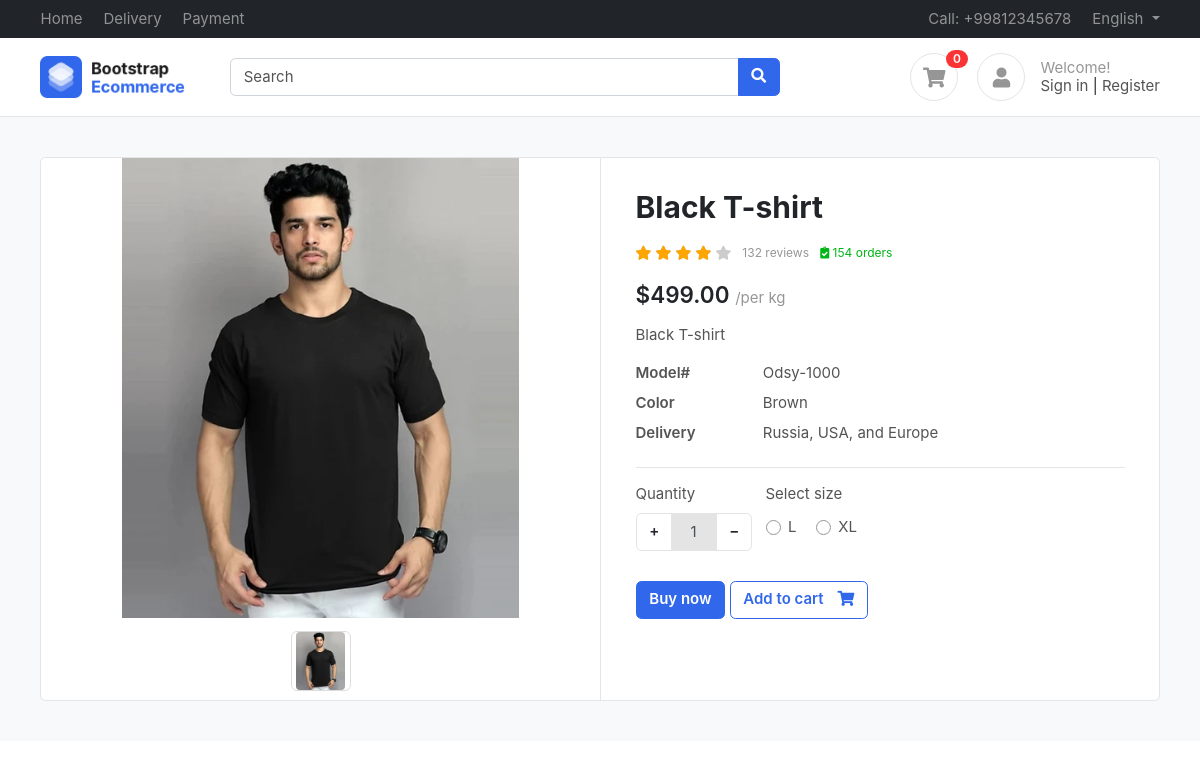
Page /product/black-t-shirt/ (signed in) on the committed database.
### accounts/models.py (models this page shows)
class Profile(BaseModel):
    user = models.OneToOneField(User , on_delete=models.CASCADE , related_name="profile")
    is_email_verified = models.BooleanField(default=False)
    email_token = models.CharField(max_length=100 , null=True , blank=True)
    profile_image = models.ImageField(upload_to = 'profile')
    def get_cart_count(self):
        return CartItem.objects.filter(cart__user=self.user, cart__is_paid=False).count()

### products/models.py (models this page shows, shortened)
class Product(BaseModel):
    product_name = models.CharField(max_length=100)
    slug = models.SlugField(unique=True  , null=True , blank=True)
    category = models.ForeignKey(Category , on_delete=models.CASCADE , related_name="products")
    price = models.IntegerField()
    product_desription = models.TextField()
    color_variant = models.ManyToManyField(ColorVariant , blank=True)
    size_variant = models.ManyToManyField(SizeVariant , blank=True)

class ProductImage(BaseModel):
    product = models.ForeignKey(Product , on_delete=models.CASCADE , related_name="product_images")
    image =  models.ImageField(upload_to="product")

class SizeVariant(BaseModel):
    size_name = models.CharField(max_length=100)
    price = models.IntegerField(default=0)

### products/views.py (the view)
# urls.py: path('<slug>/' , get_products , name="get_product"),
def get_products(request, slug):
    try:
        product = Product.objects.get(slug= slug)
        context={'product': product}
        if request.GET.get("size"):
            size = request.GET.get("size")
            price = product.get_product_price_by_size(size)
            context['selected_size'] = size
            context['updated_price'] = price
            print(price)
        return render(request, 'product/product.html', context)
    except Exception as e:
        print(e)

### templates/product/product.html (shortened to what this page needs)
{% extends "base/base.html"%}
{%  block start %}
<section class="section-content padding-y bg">
    <div class="container">
    <div class="card">
        <div class="row no-gutters">
            <aside class="col-md-6">
    <article class="gallery-wrap">
    <div class="img-big-wrap">
      <div> <a href="#"><img src="/media/{{product.product_images.first.image}}"></a></div>
    </div>
    <div class="thumbs-wrap">
      {% for image in product.product_images.all %}
      <a href="#" class="item-thumb"> <img src="/media/{{image.image}}"></a>
      {% endfor %}
    </div>
    </article>
            </aside>
            <main class="col-md-6 border-left">
    <article class="content-body">
    <h2 class="title">{{product.product_name}}</h2>
    <div class="rating-wrap my-3">
        <ul class="rating-stars">
            <li style="width:80%" class="stars-active">
                <i class="fa fa-star"></i> <i class="fa fa-star"></i>
                <i class="fa fa-star"></i> <i class="fa fa-star"></i>
            </li>
            <li>
                <i class="fa fa-star"></i> <i class="fa fa-star"></i>
                <i class="fa fa-star"></i> <i class="fa fa-star"></i>
                <i class="fa fa-star"></i>
            </li>
        </ul>
        <small class="label-rating text-muted">132 reviews</small>
        <small class="label-rating text-success"> <i class="fa fa-clipboard-check"></i> 154 orders </small>
    </div>
    <div class="mb-3">
        <var class="price h4">
          {% if updated_price %}
            ${{updated_price}}.00
          {% else %}
            ${{product.price}}.00
          {% endif %}
        </var>
        <span class="text-muted">/per kg</span>
    </div>
    <p>{{product.product_desription}}</p>
    <dl class="row">
      <dt class="col-sm-3">Model#</dt>
      <dd class="col-sm-9">Odsy-1000</dd>
      <dt class="col-sm-3">Color</dt>
      <dd class="col-sm-9">Brown</dd>
      <dt class="col-sm-3">Delivery</dt>
      <dd class="col-sm-9">Russia, USA, and Europe </dd>
    </dl>
    <hr>
        <div class="form-row">
            <div class="form-group col-md flex-grow-0">
                <label>Quantity</label>
                <div class="input-group mb-3 input-spinner">
                  <div class="input-group-prepend">
                    <button class="btn btn-light" type="button" id="button-plus" onclick="changeQty(1)"> + </button>
                  </div>
                  <input type="text" class="form-control text-center" id="qty-input" value="1" readonly>
                  <div class="input-group-append">
                    <button class="btn btn-light" type="button" id="button-minus" onclick="changeQty(-1)"> − </button>
                  </div>
                </div>
            </div>
            {% if product.size_variant.count %}
            <div class="form-group col-md">
                    <label>Select size</label>
                    <div class="mt-1">
                      {% for size in product.size_variant.all %}
                        <label class="custom-control custom-radio custom-control-inline">
                          <div class="custom-control-label">{{size.size_name}}</div>
                        </label>
                      {% endfor %}
                    </div>
            </div>
            {% endif %}
        </div>
        <a href="#" class="btn  btn-primary"> Buy now </a>
        <a href="{% url "add_to_cart" product.uid %}?variant={{selected_size}}&quantity=1" id="add-to-cart-btn" class="btn  btn-outline-primary"> <span class="text">Add to cart</span> <i class="fas fa-shopping-cart"></i>  </a>
    </article>
            </main>
        </div>
    </div>
    </div>
    </section>
{% endblock start %}

### templates/base/base.html (shortened to what this page needs)
<!DOCTYPE HTML>
<html lang="en">
<head>
<link href="/media/css/bootstrap.css" rel="stylesheet" type="text/css"/>
<link href="/media/fonts/fontawesome/css/all.min.css" type="text/css" rel="stylesheet">
<link href="/media/css/ui.css" rel="stylesheet" type="text/css"/>
<link href="/media/css/responsive.css" rel="stylesheet" />
</head>
<body>
	<header class="section-header">
		<nav class="navbar navbar-dark navbar-expand p-0 bg-dark">
		<div class="container">
			<ul class="navbar-nav d-none d-md-flex mr-auto">
				<li class="nav-item"><a class="nav-link" href="#">Home</a></li>
				<li class="nav-item"><a class="nav-link" href="#">Delivery</a></li>
				<li class="nav-item"><a class="nav-link" href="#">Payment</a></li>
			</ul>
			<ul class="navbar-nav">
				<li class="nav-item"><a href="#" class="nav-link"> Call: +99812345678 </a></li>
				<li class="nav-item dropdown">
					 <a href="#" class="nav-link dropdown-toggle" data-toggle="dropdown"> English </a>
				</li>
			</ul>
		  </div>
		</nav>
		<section class="header-main border-bottom">
			<div class="container">
		<div class="row align-items-center">
			<div class="col-lg-2 col-4">
				<div class="brand-wrap">
					<img class="logo" src="/media/images/logo.png">
				</div>
			</div>
			<div class="col-lg-6 col-sm-12">
				<form action="#" class="search">
					<div class="input-group w-100">
						<input type="text" class="form-control" placeholder="Search">
						<div class="input-group-append">
						  <button class="btn btn-primary" type="submit">
							<i class="fa fa-search"></i>
						  </button>
						</div>
					</div>
				</form>
			</div>
			<div class="col-lg-4 col-sm-6 col-8">
				<div class="widgets-wrap float-md-right">
					<div class="widget-header  mr-3">
						<a href="{% url 'cart' %}" class="icon icon-sm rounded-circle border"><i class="fa fa-shopping-cart"></i></a>
						<span class="badge badge-pill badge-danger notify">{% if request.user.is_authenticated %}{{request.user.profile.get_cart_count}}{% endif %}</span>
					</div>
					<div class="widget-header icontext">
						<a href="#" class="icon icon-sm rounded-circle border"><i class="fa fa-user"></i></a>
						<div class="text">
							<span class="text-muted">Welcome!</span>
							<div>
								<a href="{% url 'login' %}">Sign in</a> |
								<a href="{% url 'register' %}"> Register</a>
							</div>
						</div>
					</div>
				</div>
			</div>
		</div>
			</div>
		</section>
		</header>
        {% block start %}
		{% endblock start %}
</body>
</html>

### public/static/css/ui.css (style rules this page uses)
html { font-family: 'Inter', sans-serif; font-size: 15px; }
.content-body { flex: 1 1 auto; padding: 2rem 2.3rem; }
.icon-xs, .icon-sm, .icon-md, .icon-lg { display: inline-block; text-align: center; flex-shrink: 0; flex-grow: 0; }
.icon-sm { width: 48px; height: 48px; line-height: 48px; font-size: 20px; }
.padding-y { padding-top: 40px; padding-bottom: 40px; }
var { font-style: normal; }
article:after, .form-group:after { display: block; clear: both; content: ""; }
.bg { background-color: #f8f9fa; }
.card .title { color: #212529; }
.header-main { position: relative; padding-top: 1rem; padding-bottom: 1rem; }
.brand-wrap .logo, .navbar-brand .logo { margin-right: 7px; max-height: 42px; display: inline-block; }
.widget-header { display: inline-block; vertical-align: middle; position: relative; }
.widget-header a { color: #545454; }
.widget-header i { color: #969696; }
.widget-header .notify { position: absolute; top: -3px; right: -10px; }
.btn-light { background-color: #fff; border-color: #e4e4e4; }
.btn .text + i { margin-left: 10px; }
dl[class="row"] { margin-bottom: 0; }
.icontext { display: inline-flex; align-items: center; vertical-align: middle; }
.icontext .text { width: 100%; line-height: 1.2; color: #212529; }
.icontext .icon { position: relative; margin-right: 15px; flex-shrink: 0; flex-grow: 0; }
.notify { position: absolute; top: -4px; right: -10px; display: inline-block; padding: .25em .6em; font-size: 12px; line-height: 1; text-align: center; border-radius: 3rem; color: #fff; background-color: #fa3434; }
.price { font-weight: 600; color: #212529; }
.label-rating { margin-left: 7px; display: inline-block; vertical-align: middle; }
.rating-stars { display: inline-block; vertical-align: middle; list-style: none; margin: 0; padding: 0; position: relative; white-space: nowrap; clear: both; }
.rating-stars i { font-size: 14px; color: #ccc; display: inline; }
.rating-stars li { display: block; text-overflow: clip; white-space: nowrap; z-index: 1; }
.rating-stars li.stars-active { z-index: 2; position: absolute; top: 0; left: 0; overflow: hidden; }
.rating-stars li.stars-active i { color: orange; }
.input-spinner { width: 120px; flex-wrap: nowrap; display: inline-flex; }
.input-spinner input.form-control { text-align: center; max-width: 46px; flex-basis: 46px; border-color: #e4e4e4; flex-grow: 0; }
.input-spinner .btn { width: 36px; text-align: center; }
.gallery-wrap .img-big-wrap { margin-bottom: 10px; border-radius: 0.37rem; overflow: hidden; background-color: #fff; }
.gallery-wrap .img-big-wrap a { text-align: center; display: block; }
.gallery-wrap .img-big-wrap img { height: 460px; width: auto; display: inline-block; cursor: zoom-in; }
.gallery-wrap .thumbs-wrap { text-align: center; }
.gallery-wrap .thumbs-wrap .item-thumb { width: 60px; height: 60px; border: 1px solid #ddd; border-radius: 6px; margin: 3px; display: inline-block; overflow: hidden; }
.gallery-wrap .thumbs-wrap img { max-width: 100%; max-height: 100%; object-fit: cover; border-radius: 4px; cursor: zoom-in; }

### rows in the picture
Product: product_images.first.image (picture), product_name "Black T-shirt", price "499", product_desription "Black T-shirt"
ProductImage: image (picture)
SizeVariant: size_name "L"
SizeVariant: size_name "XL"

### other values in the picture
{{ request.user.profile.get_cart_count }} "0"
